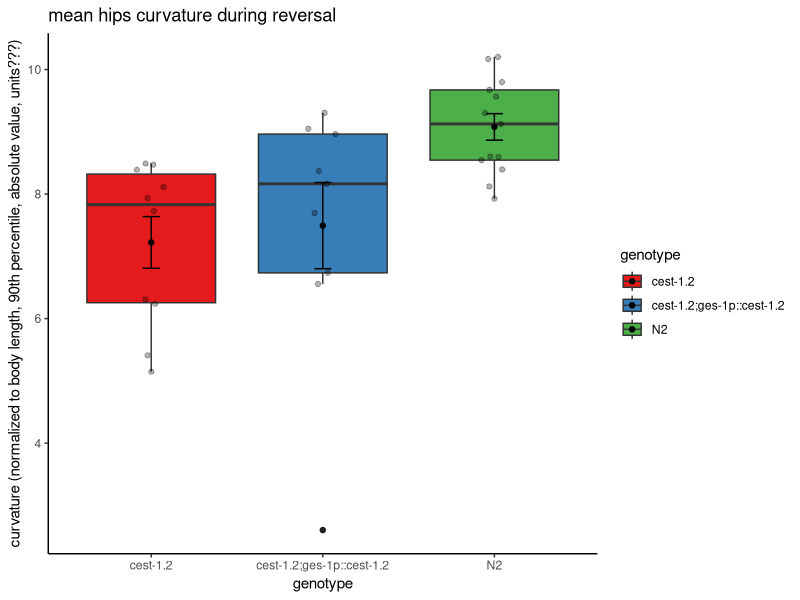
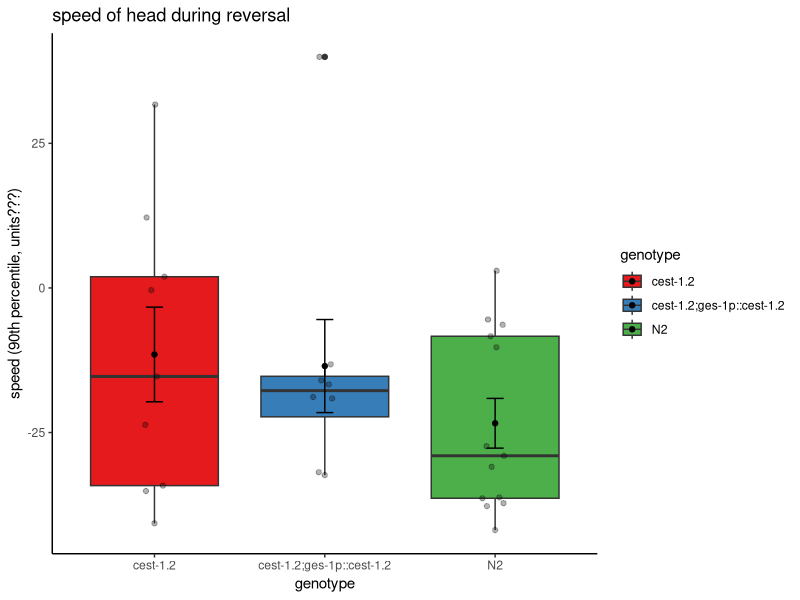

Recreate these plots in R, in order.
## ---- chunk 1
knitr::opts_chunk$set(echo = TRUE)
library(tidyverse)
library(patchwork)
library(ggbeeswarm)
library(kableExtra)
library(magrittr)
theme_set(theme_classic())
## ---- chunk 2
features <- read_csv('features_summary_tierpsy_.csv')
## ---- chunk 3

(curvaturePlot <- features %>%
   ggplot(aes(x = genotype,fill=genotype, y = curvature_mean_hips_norm_abs_90th)) +
  geom_boxplot() +
  ggbeeswarm::geom_quasirandom(aes(fill = genotype),
                               width = .1,
                               alpha = 0.3,
                               dodge.width = .75) +
   stat_summary(aes(fill= genotype),
               geom = "point", 
               fun = "mean", 
               width = 0.3, 
               position = position_dodge(width = .4)) +
  stat_summary(aes(),
               geom = "errorbar", 
               fun.data = "mean_se", 
               width = 0.1, 
               position = position_dodge(width = 1.6)) +
  scale_color_brewer(palette = "Set1") +
  scale_fill_brewer(palette = "Set1") +
   labs(title = "mean hips curvature during reversal",
 y = "curvature (normalized to body length, 90th percentile, absolute value, units???)",
 x = "genotype"))
## ---- chunk 4

(speedPlot <- features %>%
   ggplot(aes(x = genotype,fill=genotype, y = speed_head_tip_w_backward_90th)) +
  geom_boxplot() +
  ggbeeswarm::geom_quasirandom(aes(fill = genotype),
                               width = .1,
                               alpha = 0.3,
                               dodge.width = .75) +
   stat_summary(aes(fill= genotype),
               geom = "point", 
               fun = "mean", 
               width = 0.3, 
               position = position_dodge(width = .4)) +
  stat_summary(aes(),
               geom = "errorbar", 
               fun.data = "mean_se", 
               width = 0.1, 
               position = position_dodge(width = 1.6)) +
  scale_color_brewer(palette = "Set1") +
  scale_fill_brewer(palette = "Set1") +
   labs(title = "speed of head during reversal",
 y = "speed (90th percentile, units???)",
 x = "genotype"))
